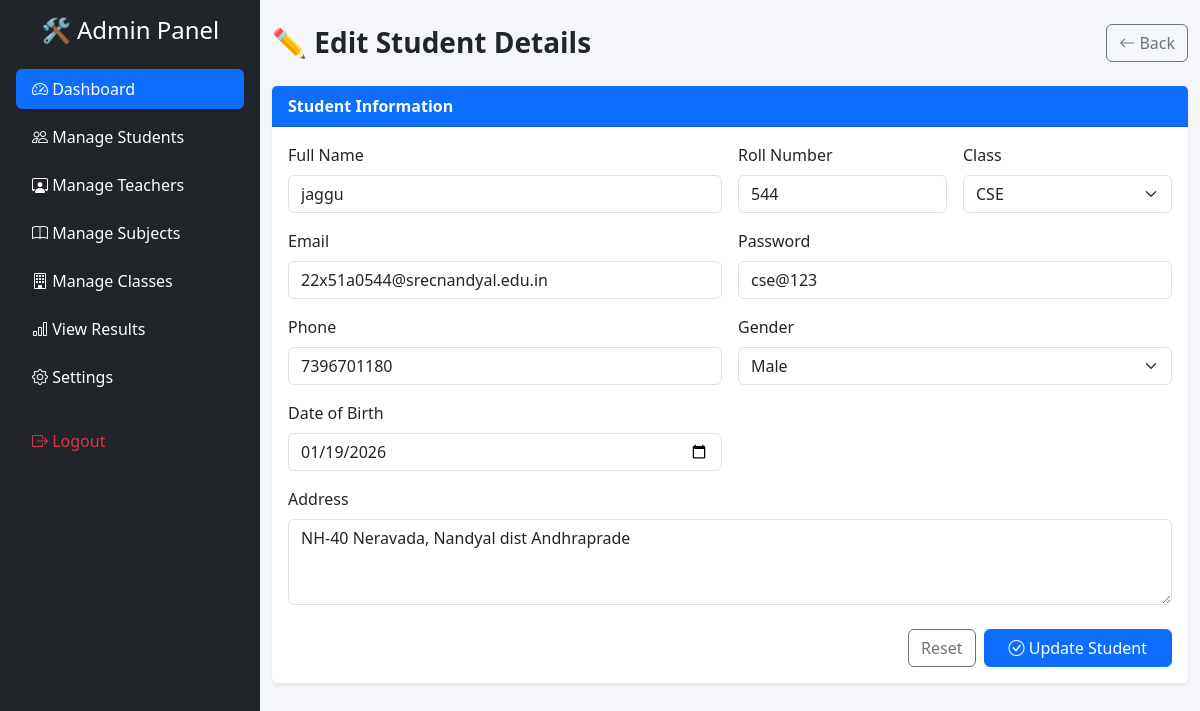
The app's page /edit_student/3/ with its own data.
### studentapp/models.py (models this page shows, shortened)
class Student(models.Model):
    image = models.ImageField(upload_to='students/', null=True, blank=True)  # ✅ ADD THIS
    name = models.CharField(max_length=100)
    password = models.CharField(max_length=100)
    rollno = models.CharField(max_length=20)
    course = models.CharField(max_length=100)
    branch = models.CharField(max_length=50)
    year = models.CharField(max_length=50)
    email = models.EmailField()
    phone = models.CharField(max_length=15, blank=True, null=True)
    dob= models.DateField(blank=True, null=True)
    gender = models.CharField(max_length=10, blank=True, null=True)
    address = models.TextField(blank=True, null=True)

### adminapp/views.py (the view, shortened to what this page needs)
# urls.py: path("edit_student/<int:pk>/",edit_student,name="edit_student"),
def edit_student(request, pk):
    student = get_object_or_404(Student, id=pk)
    return render(request, 'Admin/edit_student.html', {'student': student})

### templates/Admin/edit_student.html (shortened to what this page needs)
{% extends 'Admin/base.html' %}
{% block content %}
<div class="container py-4">
  <div class="d-flex justify-content-between align-items-center mb-4 flex-wrap gap-2">
    <h3 class="fw-bold mb-0">✏ Edit Student Details</h3>
    <a href="{% url 'student_manage' %}" class="btn btn-outline-secondary">
      <i class="bi bi-arrow-left"></i> Back
    </a>
  </div>
  <div class="card shadow-sm border-0">
    <div class="card-header bg-primary text-white fw-semibold">
      Student Information
    </div>
    <div class="card-body">
      <form method="post" action="{% url 'edit_student' student.id %}">
        <div class="row g-3">
          <div class="col-md-6">
            <label class="form-label">Full Name</label>
            <input type="text" name="name" class="form-control" value="{{ student.name }}">
          </div>
          <div class="col-md-3">
            <label class="form-label">Roll Number</label>
            <input type="text" name="rollno" class="form-control" value="{{ student.rollno }}" readonly>
          </div>
          <div class="col-md-3">
            <label class="form-label">Class</label>
            <select name="branch" class="form-select">
              <option {% if student.branch == "CSE" %}selected{% endif %}>CSE</option>
            </select>
          </div>
          <div class="col-md-6">
            <label class="form-label">Email</label>
            <input type="email" name="email" class="form-control" value="{{ student.email }}">
          </div>
          <div class="col-md-6">
            <label class="form-label">Password</label>
            <input type="text" name="password" class="form-control" value="{{ student.password }}">
          </div>
          <div class="col-md-6">
            <label class="form-label">Phone</label>
            <input type="text" name="phone" class="form-control" value="{{ student.phone }}">
          </div>
          <div class="col-md-6">
            <label class="form-label">Gender</label>
            <select name="gender" class="form-select">
              <option {% if student.gender == "Male" %}selected{% endif %}>Male</option>
            </select>
          </div>
          <div class="col-md-6">
            <label class="form-label">Date of Birth</label>
            <input type="date" name="dob" class="form-control" value="{{ student.dob|date:'Y-m-d' }}">
          </div>
          <div class="col-md-12">
            <label class="form-label">Address</label>
            <textarea name="address" class="form-control" rows="3">{{ student.address }}</textarea>
          </div>
        </div>
        <div class="d-flex justify-content-end gap-2 mt-4 flex-wrap">
          <button type="reset" class="btn btn-outline-secondary">Reset</button>
          <button type="submit" class="btn btn-primary px-4">
            <i class="bi bi-check-circle"></i> Update Student
          </button>
        </div>
      </form>
    </div>
  </div>
</div>
{% endblock %}

### templates/Admin/base.html (style rules this page uses)
body { min-height: 100vh; overflow-x: hidden; background: #f4f6f9; }

### records on screen
Student: name "jaggu", rollno "544", branch "CSE", email "22x51a0544@srecnandyal.edu.in", password "cse@123", phone "7396701180", gender "Male", dob "01/19/2026", address "NH-40 Neravada, Nandyal dist Andhraprade"
